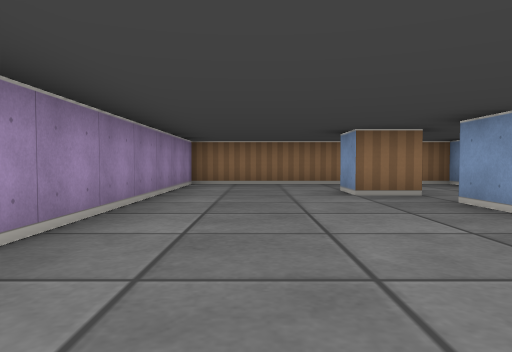
[1] (above)

13 first-person views from a walk through a cub3D ray-caster map. The camera is about half as high as the walls, tilts 2° down and sees 70° across. The floor is counted in squares. Each view is taken from the middle of a square. On the plan, view 1 faces up. The plan holds only what a view shows up to about 9 squares ahead; the rest is blank.

[2]
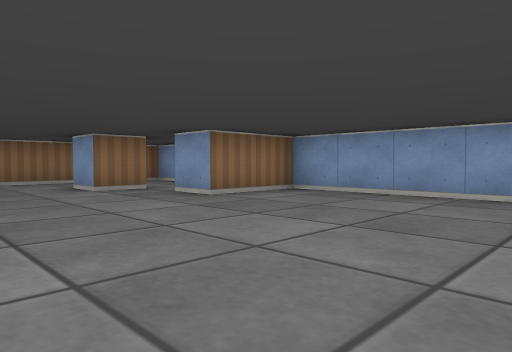

[3]
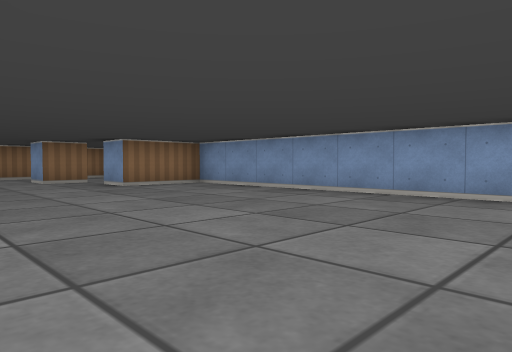

[4]
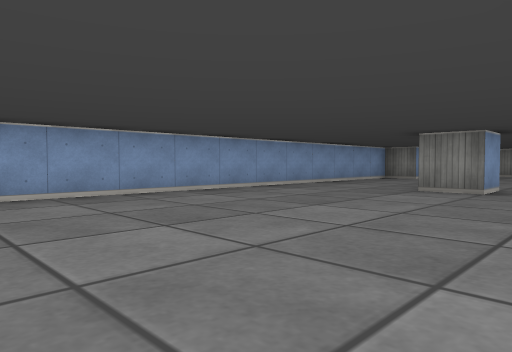

[5]
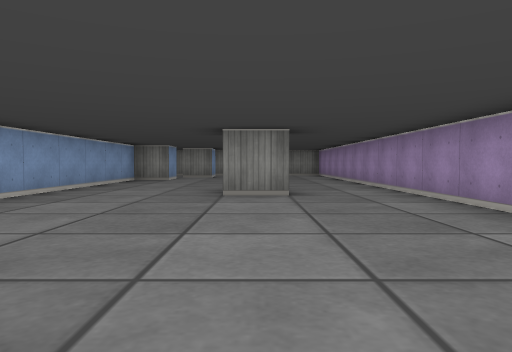

[6]
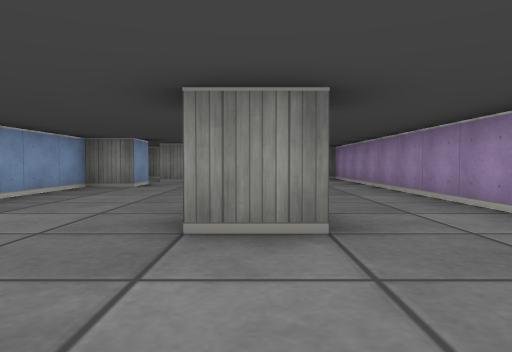

[7]
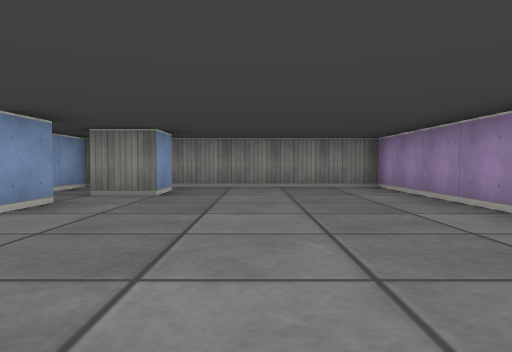

[8]
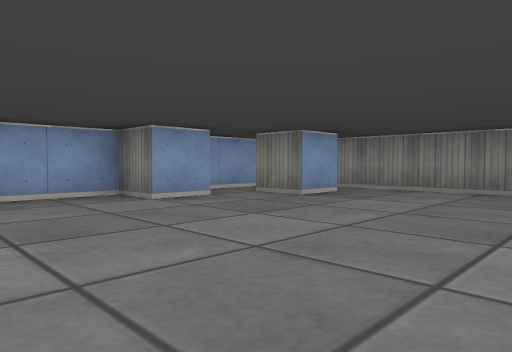

[9]
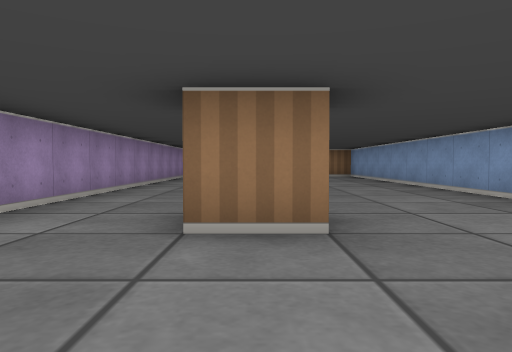

[10]
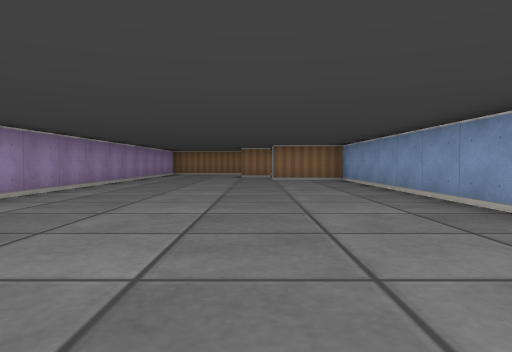

[11]
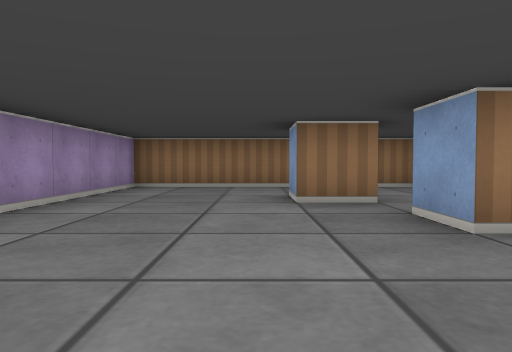

[12]
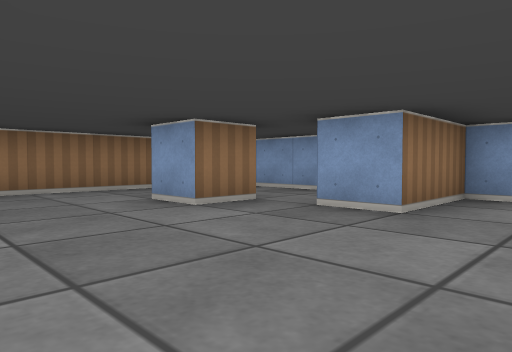

[13]
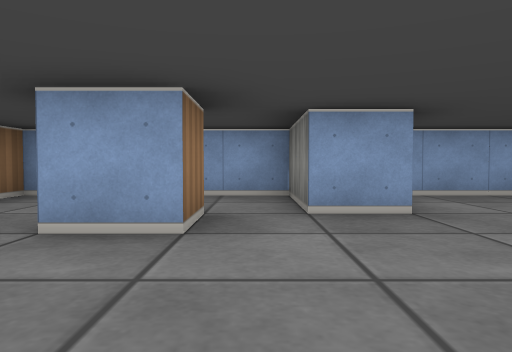

### Floor plan
Points are (right, up) in squares from view 1. A wall is a line through its corners. A room is listed if a view was taken in it or the views show most of it. See-through windows are left out.
Room 1 (views 1, 2, 3, 4, 5, 6, 7, 8, 9, 10, 11, 12, 13)
walls: (1.6, -7.5) (0.5, -7.5) (0.5, -6.5) (1.5, -6.5); (3.5, -12.6) (3.5, -11.5) (4.5, -11.5) (4.5, 3.5) (2.5, 3.5) (2.5, 4.5) (4.5, 4.5) (4.5, 8.5) (-1.5, 8.5) (-1.5, -15.5) (4.5, -15.5) (4.5, -13.2); (2.6, 5.5) (1.5, 5.5) (1.5, 6.5); (2.5, -14.6) (2.5, -13.5) (3.5, -13.5)

Where each view was taken, in squares from view 1:
view 1: 0 up, 0 right, facing up
view 2: 1 down, 1 left, facing up-right
view 3: 4 down, 1 left, facing up-right
view 4: 0 up, 1 left, facing down-right
view 5: 1 down, 1 right, facing down
view 6: 4 down, 1 right, facing down
view 7: 8 down, 1 right, facing down
view 8: 9 down, 1 left, facing down-right
view 9: 10 down, 1 right, facing up
view 10: 7 down, 2 right, facing up
view 11: 1 up, 1 right, facing up
view 12: 2 up, 1 left, facing up-right
view 13: 5 up, 1 left, facing right
